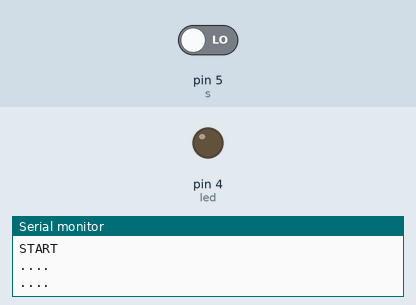
This sketch was run on a simulated Arduino Uno, built with avr-gcc and run on an emulated ATmega328P. On the bench: output pins drawn as LEDs (lit = HIGH), the last lines printed to the serial monitor. The inputs (shaded band) are chosen by the test bench; at power-on: pin 5 (s) LOW.

Above: at 3.2 s.
3.3 s: pin 5 (s) driven HIGH
At 4.8 s:
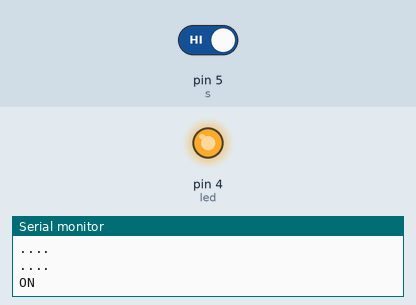
7.3 s: pin 5 (s) driven LOW
At 10.5 s:
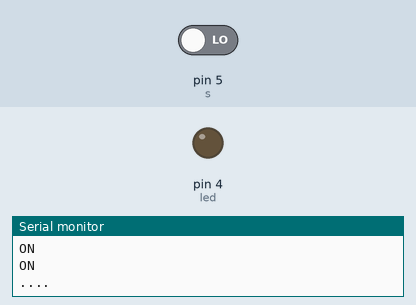
Timing chart, 0 to 12.0 s (numbered marks = the images above; inputs shaded):
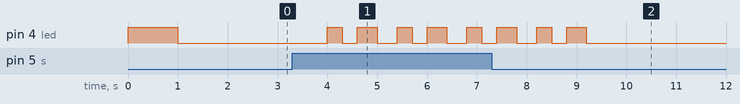

Measured:
- after the input at 3.3 s, pin 4 (led): LOW → HIGH after 0.70 s, then repeats every 1.4 s: LOW 0.30 s, HIGH 0.40 s, LOW 0.40 s, HIGH 0.30 s
- after the input at 7.3 s, pin 4 (led): goes on until 9.2 s, then stays LOW

The sketch:

LED_using_switch.ino
```cpp
#define s 5
#define led 4
int sa;
void setup() {
  // put your setup code here, to run once:
Serial.begin(9600);
Serial.println("START");
pinMode(led,OUTPUT);
pinMode(s,INPUT);
digitalWrite(led,HIGH);
delay(1000);
digitalWrite(led,LOW);
delay(1000);
}

void loop() {
  // put your main code here, to run repeatedly:
sa=digitalRead(s);
if(sa==HIGH){
Serial.println("ON");
digitalWrite(led,HIGH);
delay(300);
digitalWrite(led,LOW);
delay(300);
digitalWrite(led,HIGH);
delay(400);
digitalWrite(led,LOW);
delay(400);
digitalWrite(led,HIGH);
delay(300);
digitalWrite(led,LOW);
delay(300);
digitalWrite(led,HIGH);
delay(400);
digitalWrite(led,LOW);
delay(400);}
else{
Serial.println("....");
digitalWrite(led,LOW);
delay(1000);
}
}
```
